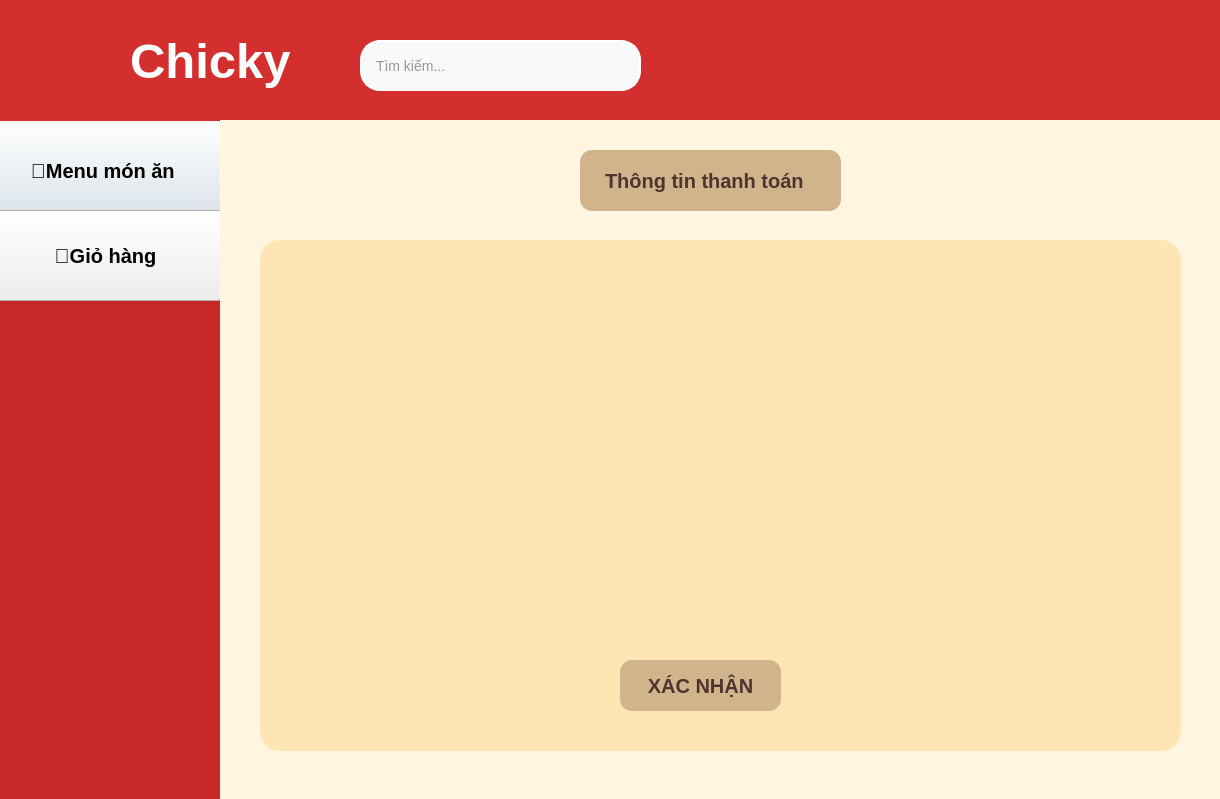
<?xml version="1.0" encoding="UTF-8"?>
<ui version="4.0">
 <class>Dialog</class>
 <widget class="QDialog" name="Dialog">
  <property name="geometry">
   <rect>
    <x>0</x>
    <y>0</y>
    <width>1220</width>
    <height>799</height>
   </rect>
  </property>
  <property name="font">
   <font>
    <pointsize>15</pointsize>
   </font>
  </property>
  <property name="windowTitle">
   <string>Dialog</string>
  </property>
  <widget class="QLabel" name="label_5">
   <property name="geometry">
    <rect>
     <x>0</x>
     <y>120</y>
     <width>221</width>
     <height>681</height>
    </rect>
   </property>
   <property name="font">
    <font>
     <pointsize>15</pointsize>
     <weight>75</weight>
     <bold>true</bold>
    </font>
   </property>
   <property name="styleSheet">
    <string notr="true">background-color: #C62828
</string>
   </property>
   <property name="text">
    <string/>
   </property>
  </widget>
  <widget class="QPushButton" name="mon_an">
   <property name="geometry">
    <rect>
     <x>-10</x>
     <y>120</y>
     <width>231</width>
     <height>101</height>
    </rect>
   </property>
   <property name="font">
    <font>
     <pointsize>15</pointsize>
     <weight>75</weight>
     <bold>true</bold>
    </font>
   </property>
   <property name="styleSheet">
    <string notr="true"/>
   </property>
   <property name="text">
    <string>🍰Menu món ăn </string>
   </property>
  </widget>
  <widget class="QPushButton" name="gio_hang">
   <property name="geometry">
    <rect>
     <x>-10</x>
     <y>210</y>
     <width>231</width>
     <height>91</height>
    </rect>
   </property>
   <property name="font">
    <font>
     <pointsize>15</pointsize>
     <weight>75</weight>
     <bold>true</bold>
    </font>
   </property>
   <property name="styleSheet">
    <string notr="true"/>
   </property>
   <property name="text">
    <string>🛒Giỏ hàng</string>
   </property>
  </widget>
  <widget class="QLabel" name="label_4">
   <property name="geometry">
    <rect>
     <x>30</x>
     <y>20</y>
     <width>91</width>
     <height>91</height>
    </rect>
   </property>
   <property name="styleSheet">
    <string notr="true">border-image: url(:/pic/logoss.png);</string>
   </property>
   <property name="text">
    <string/>
   </property>
  </widget>
  <widget class="QLineEdit" name="tim_kiem">
   <property name="geometry">
    <rect>
     <x>360</x>
     <y>40</y>
     <width>281</width>
     <height>51</height>
    </rect>
   </property>
   <property name="font">
    <font>
     <pointsize>-1</pointsize>
    </font>
   </property>
   <property name="styleSheet">
    <string notr="true">QLineEdit {
    border: 2px solid white;
    border-radius: 20px;
    padding: 6px 12px;
    background-color: #f9f9f9;
    font-size: 14px;
    color: #333;
}

QLineEdit:focus {
    border: 2px solid white;  /* vẫn là trắng khi focus */
}
</string>
   </property>
   <property name="text">
    <string/>
   </property>
   <property name="placeholderText">
    <string>Tìm kiếm...</string>
   </property>
  </widget>
  <widget class="QLabel" name="label_3">
   <property name="geometry">
    <rect>
     <x>130</x>
     <y>10</y>
     <width>211</width>
     <height>101</height>
    </rect>
   </property>
   <property name="font">
    <font>
     <pointsize>37</pointsize>
     <weight>75</weight>
     <bold>true</bold>
    </font>
   </property>
   <property name="styleSheet">
    <string notr="true">QLabel {
    color: white;
    background-color: transparent;  /* làm nền trong suốt nếu muốn */            /* tùy chỉnh cỡ chữ nếu cần */
    font-weight: bold;              /* chữ đậm */
}
</string>
   </property>
   <property name="text">
    <string>Chicky</string>
   </property>
  </widget>
  <widget class="QLabel" name="label_2">
   <property name="geometry">
    <rect>
     <x>0</x>
     <y>0</y>
     <width>1231</width>
     <height>121</height>
    </rect>
   </property>
   <property name="font">
    <font>
     <family>Microsoft YaHei UI</family>
     <pointsize>35</pointsize>
     <weight>75</weight>
     <bold>true</bold>
    </font>
   </property>
   <property name="styleSheet">
    <string notr="true">background-color: #D32F2F</string>
   </property>
   <property name="text">
    <string/>
   </property>
  </widget>
  <widget class="QLabel" name="label_6">
   <property name="geometry">
    <rect>
     <x>220</x>
     <y>120</y>
     <width>1001</width>
     <height>681</height>
    </rect>
   </property>
   <property name="styleSheet">
    <string notr="true">background-color: rgb(255, 245, 225);</string>
   </property>
   <property name="text">
    <string/>
   </property>
  </widget>
  <widget class="QLabel" name="label_55">
   <property name="geometry">
    <rect>
     <x>580</x>
     <y>150</y>
     <width>261</width>
     <height>61</height>
    </rect>
   </property>
   <property name="styleSheet">
    <string notr="true">QLabel {
    background-color: #d2b48c;  /* Nâu nhạt (beige) */
    color: #4e342e;              /* Nâu đậm cho chữ */
    font-size: 20px;
    font-weight: bold;
    padding: 10px 20px;
    border-radius: 12px;
    qproperty-alignment: AlignCenter;
}
</string>
   </property>
   <property name="text">
    <string>Thông tin thanh toán</string>
   </property>
  </widget>
  <widget class="QLabel" name="label_7">
   <property name="geometry">
    <rect>
     <x>260</x>
     <y>240</y>
     <width>921</width>
     <height>511</height>
    </rect>
   </property>
   <property name="styleSheet">
    <string notr="true">QLabel {
      background-color: #ffe5b4;  /* Nâu nhạt (beige) */
    color: black;
 
    border-radius: 20px;
    padding: 5px;
}
</string>
   </property>
   <property name="text">
    <string/>
   </property>
  </widget>
  <widget class="QLabel" name="label">
   <property name="geometry">
    <rect>
     <x>530</x>
     <y>260</y>
     <width>341</width>
     <height>351</height>
    </rect>
   </property>
   <property name="styleSheet">
    <string notr="true">border-image: url(:/pic/qr.jpg);
	border-radius: 30px;</string>
   </property>
   <property name="text">
    <string/>
   </property>
  </widget>
  <widget class="QPushButton" name="xac_nhan_thanh_toan">
   <property name="geometry">
    <rect>
     <x>620</x>
     <y>660</y>
     <width>161</width>
     <height>51</height>
    </rect>
   </property>
   <property name="styleSheet">
    <string notr="true">QPushButton {
    background-color: #d2b48c;   /* Nâu nhạt (beige) */
    color: #4e342e;               /* Nâu đậm cho chữ */
    font-size: 20px;
    font-weight: bold;
    padding: 10px 20px;
    border-radius: 12px;
    /* Văn bản button vốn đã canh giữa, 
       nếu muốn chắc, có thể dùng text-align */
    text-align: center;
}

/* Tuỳ chọn thêm hiệu ứng hover/pressed */
QPushButton:hover {
    background-color: #e0c2a0;
}
QPushButton:pressed {
    background-color: #bfa284;
}
</string>
   </property>
   <property name="text">
    <string>XÁC NHẬN</string>
   </property>
  </widget>
  <zorder>label_5</zorder>
  <zorder>mon_an</zorder>
  <zorder>gio_hang</zorder>
  <zorder>label_2</zorder>
  <zorder>label_4</zorder>
  <zorder>label_3</zorder>
  <zorder>tim_kiem</zorder>
  <zorder>label_6</zorder>
  <zorder>label_55</zorder>
  <zorder>label_7</zorder>
  <zorder>label</zorder>
  <zorder>xac_nhan_thanh_toan</zorder>
 </widget>
 <resources>
  <include location="doan.qrc"/>
 </resources>
 <connections/>
</ui>
